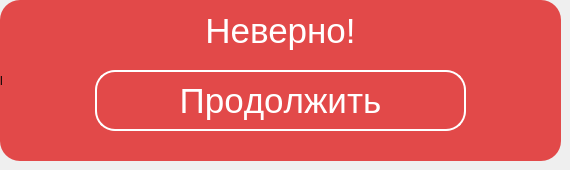
      <widget class="QWidget" name="page_26">
       <widget class="QLabel" name="label_87">
        <property name="geometry">
         <rect>
          <x>110</x>
          <y>0</y>
          <width>341</width>
          <height>61</height>
         </rect>
        </property>
        <property name="font">
         <font>
          <pointsize>26</pointsize>
         </font>
        </property>
        <property name="styleSheet">
         <string notr="true">border-radius: 20px;
background-color: rgb(226, 73, 73);
color: rgb(255, 255, 255);</string>
        </property>
        <property name="text">
         <string>Неверно!</string>
        </property>
        <property name="alignment">
         <set>Qt::AlignCenter</set>
        </property>
       </widget>
       <widget class="QPushButton" name="pushButton_33">
        <property name="geometry">
         <rect>
          <x>95</x>
          <y>70</y>
          <width>371</width>
          <height>61</height>
         </rect>
        </property>
        <property name="font">
         <font>
          <pointsize>26</pointsize>
          <strikeout>false</strikeout>
          <kerning>false</kerning>
         </font>
        </property>
        <property name="styleSheet">
         <string notr="true">border-radius: 20px;
background-color: rgb(226, 73, 73);
color: rgb(255, 255, 255);
border: 2px solid red;
border-color: rgb(255, 255, 255);</string>
        </property>
        <property name="text">
         <string>Продолжить</string>
        </property>
       </widget>
       <widget class="QLabel" name="label_88">
        <property name="geometry">
         <rect>
          <x>0</x>
          <y>0</y>
          <width>561</width>
          <height>161</height>
         </rect>
        </property>
        <property name="styleSheet">
         <string notr="true">border-radius: 20px;
background-color: rgb(226, 73, 73);</string>
        </property>
        <property name="text">
         <string>l</string>
        </property>
       </widget>
       <zorder>label_88</zorder>
       <zorder>label_87</zorder>
       <zorder>pushButton_33</zorder>
      </widget>
